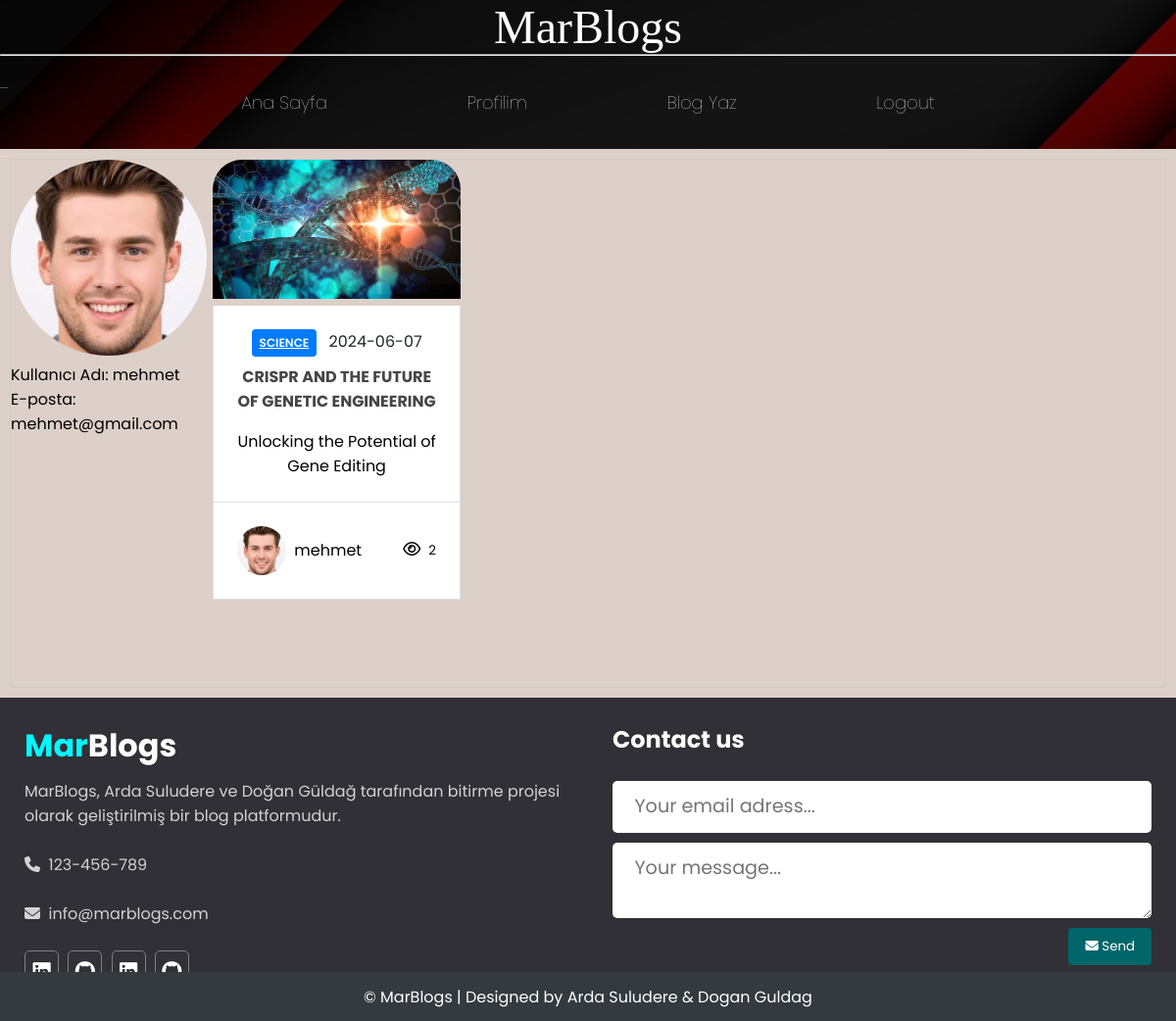
/myProfile (signed in), run on an earlier commit of the app's database.
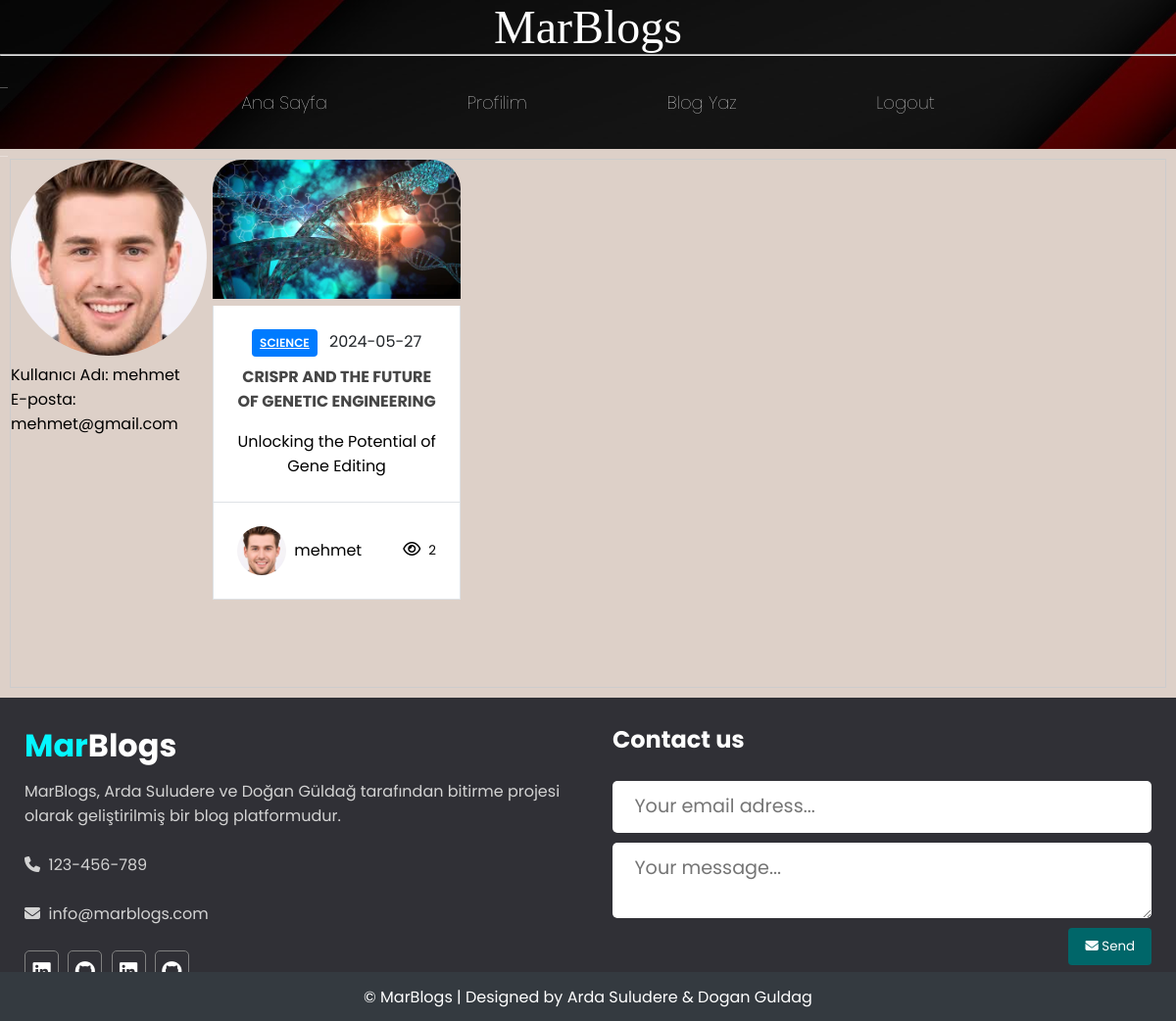
And on a later commit of the database.
### app/models.py (models this page shows, shortened)
class User(UserMixin, db.Model):
    table_args = {'extend_existing': True}
    id = db.Column(db.Integer, primary_key=True)
    username = db.Column(db.String(64), index=True, unique=True)
    email = db.Column(db.String(120), index=True, unique=True)
    password_hash = db.Column(db.String(256))
    is_admin = db.Column(db.Boolean, default=False)
    fav_blogs = db.relationship('Blogs', secondary='user_fav_blogs', backref='favorited_by')
    photograph = db.Column(db.String(255))  # Dosya yolu için String tipinde bir sütun

class Blogs(db.Model):
    id = db.Column(db.Integer, primary_key=True)
    author_id = db.Column(db.Integer, db.ForeignKey('user.id'))  # Kullanıcının ID'sini referans alır
    title = db.Column(db.String(100), nullable=False)
    subtitle = db.Column(db.String(100), nullable=False)
    category = db.Column(db.String(100), nullable=False)
    reading_time = db.Column(db.Integer, nullable=False)
    publish_date = db.Column(db.Date, nullable=False)
    views = db.Column(db.Integer, nullable=False)
    content = db.Column(db.String(2000), nullable=False)
    @property
    def author_username(self):
        return self.author.username if self.author else None
    @property
    def author_photograph(self):
        return self._author_photograph

### app/views.py (the view)
@app.route('/myProfile')
@login_required
def my_profile():
    user_blogs = Blogs.query.filter_by(author_id=current_user.id).all()
    for blog in user_blogs:
        blog.image_url = url_for('static', filename=f'assets/images/blog-photos/{blog.category}.jpg')
    return render_template('myProfile.html', user=current_user, user_blogs=user_blogs)

### app/__init__.py (called while the page is built)
@login_manager.user_loader
def load_user(user_id):
    return User.query.get(int(user_id))

### app/templates/myProfile.html (shortened to what this page needs)
{% extends 'base.html' %} {% block title %} My Profile {% endblock %}
{% block content %}
<div class="container" style="display: flex;">
    <div class="row">
        <div class="profile">
            <div class="profile-image">
                {% if user.photograph %}
                <img class="author-my-photo mr-2" src="{{ url_for('static', filename='assets/images/user-images/' + current_user.username + '.jpg') }}" width="200" height="200" alt="Profil Resmi" />
                {% endif %}
                <p>Kullanıcı Adı: {{ user.username }}</p>
                <p>E-posta: {{ user.email }}</p>
            </div>
        </div>
        <div class="col-lg-10">
            <div class="col-lg-10">
                {% for blog in user_blogs %}
                    <div class="blog-box mb-3">
                        <img class="blog-img w-100" src="{{blog.image_url}}" alt="Blog" />
                        <div class="cat-date-container">
                            <div class="cat-date">
                                <a href="/blog/{{ blog.category }}" class="category">{{blog.category}}</a>
                                <a href="#" class="publish-date">{{blog.publish_date}}</a>
                            </div>
                            <a class="blog-title" href="/blog/{{ blog.id }}">{{blog.title}}</a>
                            <p class="blog-subtitle">{{blog.subtitle}}</p>
                        </div>
                        <div class="author-infos-views">
                            <div class="author-infos">
                                <img class="author-photo mr-2" src="{{ user.photograph }}" alt="Author" width="50" height="50" />
                                <p class="author-name">{{user.username}}</p>
                            </div>
                            <div class="views">
                                <small class="blog-views"><i class="far fa-eye mr-2"></i>{{blog.views}}</small>
                            </div>
                        </div>
                    </div>
                {% endfor %}
            </div>
        </div>
    </div>
</div>
{% endblock %}

### app/templates/base.html (shortened to what this page needs)
<!DOCTYPE html>
<html lang="en">
<head>
    <link rel="stylesheet" href="/static/assets/css/style.css">
    <link rel="stylesheet" href="/static/assets/css/blog-style.css">
    <link rel="stylesheet" href="/static/assets/css/blog_submit.css">
    <link rel="stylesheet" href="/static/assets/css/write.css">
    <link rel="stylesheet" href="/static/assets/css/blog_page.css">
    <link rel="stylesheet" href="/static/assets/css/my_profile.css">
    <link rel="stylesheet" href="/static/assets/css/login.css">
    <link rel="stylesheet" href="/static/assets/css/register.css">
    <link rel="stylesheet" href="/static/assets/css/footer.css">
    <link href='https://unpkg.com/boxicons@2.1.4/css/boxicons.min.css' rel='stylesheet'>
    <link rel="stylesheet" href="https://cdnjs.cloudflare.com/ajax/libs/font-awesome/6.5.1/css/all.min.css">
</head>
<body>
    <div>
        {% include "_navbar.html" %}
    </div>
    {% block content %}
    {% endblock %}
    {% include "_footer.html" %}
</body>
</html>

### app/templates/_navbar.html (shortened to what this page needs)
<header class="main-header">
    <h1 class="site-name">MarBlogs</h1>
    <hr />
    <nav class="nav main-nav">
        <ul>
            <li><a href="{{ url_for('main') }}">Ana Sayfa</a></li>
            {% if current_user.is_authenticated %}
                <li><a href="{{ url_for('my_profile') }}">Profilim</a></li>
                <li><a href="{{ url_for('submit_blog') }}">Blog Yaz</a></li>
                <li><a href="{{ url_for('auth.logout') }}">Logout</a></li>
                {% else %}
                <li><a href="{{ url_for('auth.login') }}">Login</a></li>
                <li><a href="{{ url_for('auth.register') }}">Register</a></li>
        {% endif %}
        </ul>
    </nav>
</header>

### app/templates/_footer.html (shortened to what this page needs)
<div class="footer">
    <div class="footer-content">
        <div class="footer-section about">
            <h1 class="logo-text"><span>Mar</span>Blogs</h1>
            <p style="padding-top: 10px;">MarBlogs, Arda Suludere ve Doğan Güldağ tarafından bitirme projesi olarak geliştirilmiş bir blog platformudur.</p>
            <br>
            <div class="contant">
                <span><i class="fas fa-phone"></i>&nbsp; 123-456-789</span>
                <br><br>
                <span><i class="fas fa-envelope"></i>&nbsp; info@marblogs.com</span>
            </div>
            <br>
            <div class="socials">
                <a href="https://www.linkedin.com/in/arda-baran-suludere-a4115b254/" target="_blank"></a>
                <a href="https://github.com/ArdaBaranSuludere" target="_blank"></a>
                <a href="https://www.linkedin.com/in/doğan-güldağ-b8252323a/" target="_blank"></a>
                <a href="https://github.com/doganguldag" target="_blank"></a>
            </div>
        </div>
        <div class="footer-section contact-form">
            <h2>Contact us</h2>
            <br>
            <form action="{{ url_for('subscribe_newsletter') }}" method="post">
                <input type="email" name="email" class="text-input contact-input" placeholder="Your email adress..." required>
                <textarea name="message" class="text-input contact-input" placeholder="Your message..." required></textarea>
                <button type="submit" class="footer-btn btn-big contact-btn">
                    <i class="fas fa-envelope"></i>
                    Send
                </button>
            </form>
        </div>
    </div>
    <div class="footer-bottom">
        &copy; MarBlogs | Designed by Arda Suludere & Dogan Guldag
    </div>
</div>

### app/static/assets/css/style.css (style rules this page uses)
* { margin: 0; padding: 0; box-sizing: border-box; font-family: "Poppins", sans-serif; }

### app/static/assets/css/blog-style.css (style rules this page uses)
html,body { margin: 0; padding: 0; background-color: #DDD0C8; }
.nav { display: inline; }
.nav ul { margin: 0; }
.nav li { display: inline; font-size: large; }
.nav a { display: inline-block; padding: .5em; color: white; text-decoration: none; }
.main-nav { text-align: center; padding: .5em; font-weight: lighter; border-bottom: 1px solid rgba(255,255,255, .3); }
.main-nav li { padding: 0 5%; }
.main-header { background-color: rgba(0,0,0, .6); background-image: url("/static/assets/images/header-background.jpg"); background-blend-mode: multiply; background-size: cover; font-family: Raleway; }
.site-name { text-align: center; margin-bottom: 5px; font-size: 3em; font-family: "Booter - Zero Zero"; font-weight: normal; color: white; height: 50px; }
.container { max-width: 100%; padding: 10px; }
.blog-box { width: calc(33.33% - 20px); max-width: 350px; margin: 0 10px ; height: 490px; text-align: center; position: relative; }
.mb-3 { margin-bottom: 3rem; }
.blog-img { max-width: 100%; height: auto; border-radius: 30px 30px 0px 0px; object-fit: cover; }
.w-100 { width: 100%; }
.cat-date-container { background-color: white; border: 1px solid #dee2e6; border-top: 0; padding: 1.5rem; }
.cat-date { margin-bottom: 0.5rem; }
.category { display: inline-block; padding: 0.25em 0.4em; font-size: 75%; font-weight: 700; line-height: 1; text-align: center; white-space: nowrap; vertical-align: baseline; border-radius: 0.25rem; background-color: #007bff; color: white; text-transform: uppercase; font-weight: 600; padding: 0.5rem; margin-right: 0.5rem; }
.publish-date { color: #212529; text-decoration: none; }
.blog-title { display: block; margin-bottom: 1rem; color: rgb(70,70,70); text-decoration: none; text-transform: uppercase; font-weight: 700; }
.blog-subtitle { margin: 0; }
.author-infos-views { display: flex; text-align: center; justify-content: space-between; background-color: white; border: 1px solid #dee2e6; border-top: 0; padding: 1.5rem; }
.author-infos { display: flex; align-items: center; }
.author-photo { border-radius: 50%; width: 50px; height: 50px; }
.mr-2 { margin-right: 0.5rem; }
.views { display: flex; align-items: center; }
.blog-views { margin-left: 1rem; }
.far { font-family: 'Font Awesome 5 Free'; font-weight: 400; }
.fa-eye, .fa-comment { font-size: 1rem; }

### app/static/assets/css/my_profile.css (style rules this page uses)
.row { display: flex; flex-wrap: wrap; border: 1px solid #ccc; width: 100%; box-sizing: border-box; }
.profile { flex: 0 0 16.666667%; max-width: 16.666667%; }
.col-lg-10 { flex: 0 0 83.333333%; max-width: 83.333333%; display:flex; flex-wrap: wrap; }
.author-my-photo { border-radius: 50%; width: 200px; height: 200px; }

### app/static/assets/css/footer.css (style rules this page uses)
.footer { background: #303036; color: #d3d3d3; height: 330px; position: relative; }
.footer .footer-content { height: 330px; display: flex; }
.footer .footer-content .footer-section { flex: 1; padding: 25px; }
.footer .footer-content h1, .footer .footer-content h2 { color: white; }
.footer .footer-content .about h1 span { color: #05f7ff; }
.footer .footer-content .about .socials a { color: white; border: 1px solid gray; width: 35px; height: 35px; padding-top: 5px; margin-right: 5px; justify-content: center; align-items: center; text-align: center; display: inline-block; font-size: 1.3em; border-radius: 5px; }
.text-input { padding: .7rem 1rem; display: block; width: 100%; border: 1px solid #e0e0e0; border-radius: 5px; outline: none; color: #444; line-height: 1.5rem; font-size: 1.2em; }
.footer .footer-content .contact-form .contact-input { background: #ffffff; color: #000000; margin-bottom: 10px; line-height: 1.5rem; padding: .9rem 1.4rem; border: none; }
.footer .footer-content .contact-form .contact-btn { float: right; }
.footer-btn { padding: .5rem 1rem; background: #006669; color: white; border: 1px solid transparent; border-radius: .25rem; }
.footer .footer-bottom { display: flex; justify-content: center; align-items: center; background: #343a40; color: white; height: 50px; text-align: center; position: fixed; bottom: 0px; left: 0px; width: 100%; z-index: 999; font-family: "Poppins", sans-serif; }

What changed in the data, as far as the page shows it:
changed Blogs "CRISPR AND THE FUTURE OF GENETIC ENGINEERING": publish_date "2024-06-07" → "2024-05-27"
